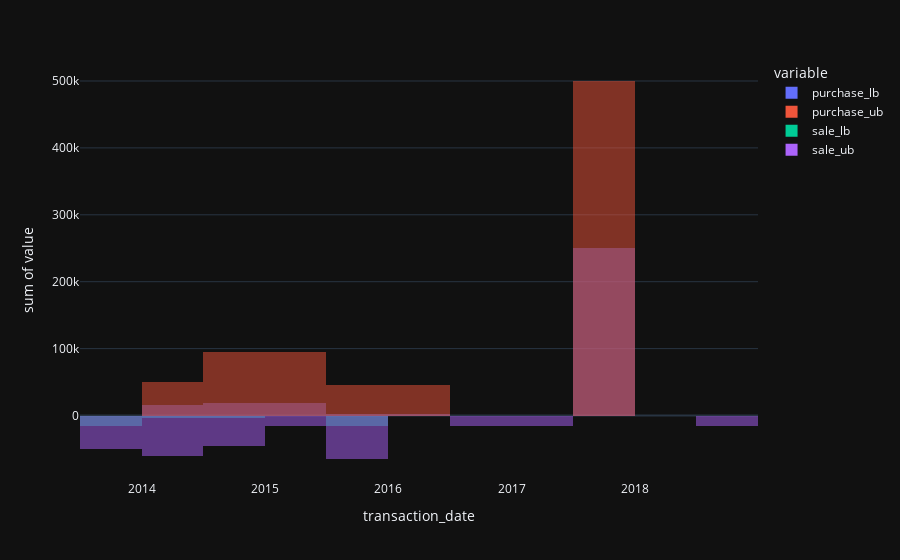

Notebook code for this chart:
### Code cell
fig_third = px.histogram(purchase_sales_lb_ub_df, x = 'transaction_date', y=purchase_sales_lb_ub_df.columns, barmode='overlay')
fig_third.show()

### Figure 1 — Plotly figure (JSON) as saved in the notebook; plotly's stock layout.template omitted (floating-point values rounded to 4 significant figures)
{"data": [{"alignmentgroup": "True", "bingroup": "x", "histfunc": "sum", "hovertemplate": "variable=purchase_lb<br>transaction_date=%{x}<br>sum of value=%{y}<extra></extra>", "legendgroup": "purchase_lb", "marker": {"color": "#636efa", "opacity": 0.5, "pattern": {"shape": ""}}, "name": "purchase_lb", "offsetgroup": "purchase_lb", "orientation": "v", "showlegend": true, "x": ["2013-12-26T00:00:00", "2014-01-16T00:00:00", "2014-02-06T00:00:00", "2014-03-10T00:00:00", "2014-05-05T00:00:00", "2014-05-22T00:00:00", "2014-09-11T00:00:00", "2014-12-11T00:00:00", "2014-12-16T00:00:00", "2014-12-17T00:00:00", "2014-12-18T00:00:00", "2014-12-24T00:00:00", "2015-02-25T00:00:00", "2015-03-25T00:00:00", "2015-05-26T00:00:00", "2015-06-19T00:00:00", "2015-08-20T00:00:00", "2015-08-24T00:00:00", "2015-12-04T00:00:00", "2015-12-17T00:00:00", "2015-12-29T00:00:00", "2015-12-30T00:00:00", "2016-01-25T00:00:00", "2016-01-27T00:00:00", "2016-02-02T00:00:00", "2016-09-07T00:00:00", "2017-03-17T00:00:00", "2017-08-29T00:00:00", "2018-11-28T00:00:00"], "xaxis": "x", "y": [0, 15001, 0, 0, 0, 0, 0, 1001, 15001, 0, 1001, 1001, 15001, 1001, 2002, 0, 0, 1001, 0, 1001, 1001, 0, 1001, 1001, 1001, 0, 0, 250001, 0], "yaxis": "y", "type": "histogram"}, {"alignmentgroup": "True", "bingroup": "x", "histfunc": "sum", "hovertemplate": "variable=purchase_ub<br>transaction_date=%{x}<br>sum of value=%{y}<extra></extra>", "legendgroup": "purchase_ub", "marker": {"color": "#EF553B", "opacity": 0.5, "pattern": {"shape": ""}}, "name": "purchase_ub", "offsetgroup": "purchase_ub", "orientation": "v", "showlegend": true, "x": ["2013-12-26T00:00:00", "2014-01-16T00:00:00", "2014-02-06T00:00:00", "2014-03-10T00:00:00", "2014-05-05T00:00:00", "2014-05-22T00:00:00", "2014-09-11T00:00:00", "2014-12-11T00:00:00", "2014-12-16T00:00:00", "2014-12-17T00:00:00", "2014-12-18T00:00:00", "2014-12-24T00:00:00", "2015-02-25T00:00:00", "2015-03-25T00:00:00", "2015-05-26T00:00:00", "2015-06-19T00:00:00", "2015-08-20T00:00:00", "2015-08-24T00:00:00", "2015-12-04T00:00:00", "2015-12-17T00:00:00", "2015-12-29T00:00:00", "2015-12-30T00:00:00", "2016-01-25T00:00:00", "2016-01-27T00:00:00", "2016-02-02T00:00:00", "2016-09-07T00:00:00", "2017-03-17T00:00:00", "2017-08-29T00:00:00", "2018-11-28T00:00:00"], "xaxis": "x", "y": [0, 50000, 0, 0, 0, 0, 0, 15000, 50000, 0, 15000, 15000, 50000, 15000, 30000, 0, 0, 15000, 0, 15000, 15000, 0, 15000, 15000, 15000, 0, 0, 500000, 0], "yaxis": "y", "type": "histogram"}, {"alignmentgroup": "True", "bingroup": "x", "histfunc": "sum", "hovertemplate": "variable=sale_lb<br>transaction_date=%{x}<br>sum of value=%{y}<extra></extra>", "legendgroup": "sale_lb", "marker": {"color": "#00cc96", "opacity": 0.5, "pattern": {"shape": ""}}, "name": "sale_lb", "offsetgroup": "sale_lb", "orientation": "v", "showlegend": true, "x": ["2013-12-26T00:00:00", "2014-01-16T00:00:00", "2014-02-06T00:00:00", "2014-03-10T00:00:00", "2014-05-05T00:00:00", "2014-05-22T00:00:00", "2014-09-11T00:00:00", "2014-12-11T00:00:00", "2014-12-16T00:00:00", "2014-12-17T00:00:00", "2014-12-18T00:00:00", "2014-12-24T00:00:00", "2015-02-25T00:00:00", "2015-03-25T00:00:00", "2015-05-26T00:00:00", "2015-06-19T00:00:00", "2015-08-20T00:00:00", "2015-08-24T00:00:00", "2015-12-04T00:00:00", "2015-12-17T00:00:00", "2015-12-29T00:00:00", "2015-12-30T00:00:00", "2016-01-25T00:00:00", "2016-01-27T00:00:00", "2016-02-02T00:00:00", "2016-09-07T00:00:00", "2017-03-17T00:00:00", "2017-08-29T00:00:00", "2018-11-28T00:00:00"], "xaxis": "x", "y": [-15001, 0, -1001, -1001, -1001, -1001, -2002, 0, 0, -1001, 0, 0, 0, 0, 0, -1001, -15001, 0, 0, 0, 0, -1001, 0, 0, 0, -1001, -1001, 0, -1001], "yaxis": "y", "type": "histogram"}, {"alignmentgroup": "True", "bingroup": "x", "histfunc": "sum", "hovertemplate": "variable=sale_ub<br>transaction_date=%{x}<br>sum of value=%{y}<extra></extra>", "legendgroup": "sale_ub", "marker": {"color": "#ab63fa", "opacity": 0.5, "pattern": {"shape": ""}}, "name": "sale_ub", "offsetgroup": "sale_ub", "orientation": "v", "showlegend": true, "x": ["2013-12-26T00:00:00", "2014-01-16T00:00:00", "2014-02-06T00:00:00", "2014-03-10T00:00:00", "2014-05-05T00:00:00", "2014-05-22T00:00:00", "2014-09-11T00:00:00", "2014-12-11T00:00:00", "2014-12-16T00:00:00", "2014-12-17T00:00:00", "2014-12-18T00:00:00", "2014-12-24T00:00:00", "2015-02-25T00:00:00", "2015-03-25T00:00:00", "2015-05-26T00:00:00", "2015-06-19T00:00:00", "2015-08-20T00:00:00", "2015-08-24T00:00:00", "2015-12-04T00:00:00", "2015-12-17T00:00:00", "2015-12-29T00:00:00", "2015-12-30T00:00:00", "2016-01-25T00:00:00", "2016-01-27T00:00:00", "2016-02-02T00:00:00", "2016-09-07T00:00:00", "2017-03-17T00:00:00", "2017-08-29T00:00:00", "2018-11-28T00:00:00"], "xaxis": "x", "y": [-50000, 0, -15000, -15000, -15000, -15000, -30000, 0, 0, -15000, 0, 0, 0, 0, 0, -15000, -50000, 0, 0, 0, 0, -15000, 0, 0, 0, -15000, -15000, 0, -15000], "yaxis": "y", "type": "histogram"}], "layout": {"xaxis": {"anchor": "y", "domain": [0.0, 1.0], "title": {"text": "transaction_date"}}, "yaxis": {"anchor": "x", "domain": [0.0, 1.0], "title": {"text": "sum of value"}}, "legend": {"title": {"text": "variable"}, "tracegroupgap": 0}, "margin": {"t": 60}, "barmode": "overlay"}}
